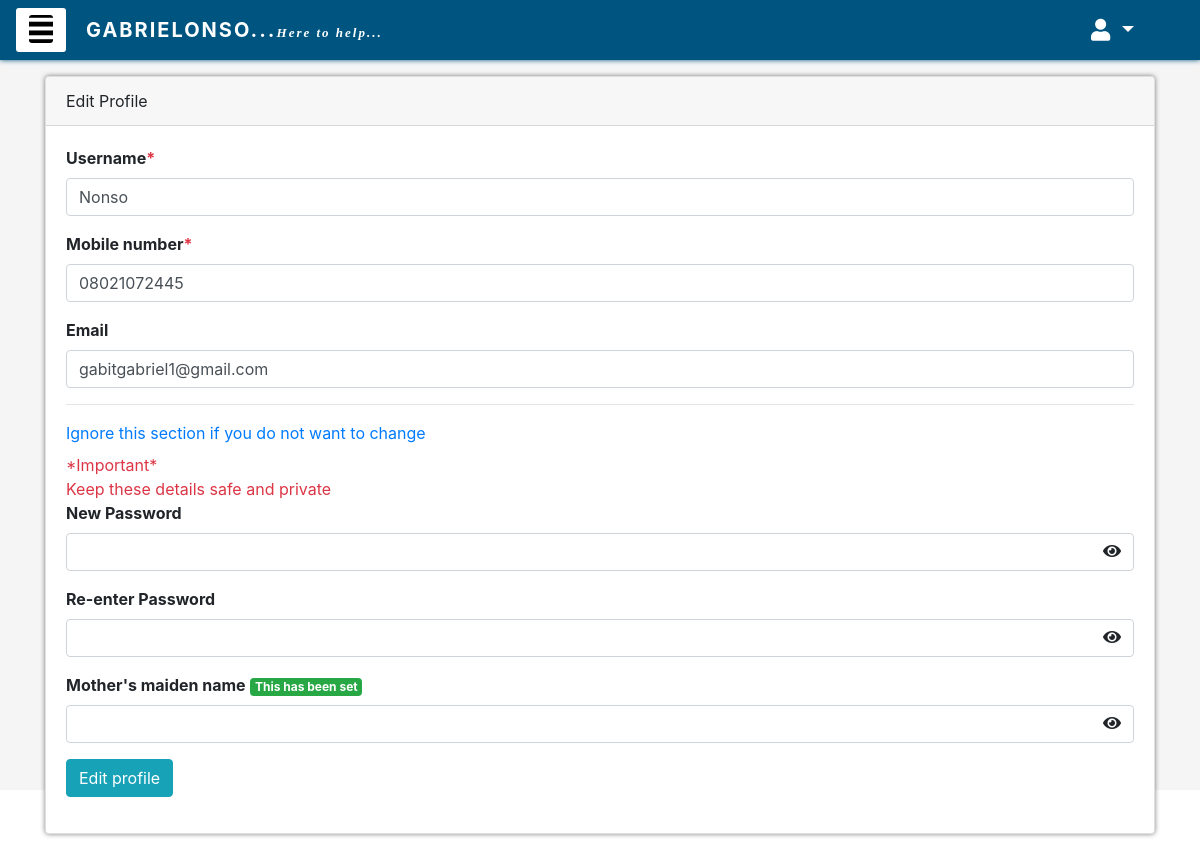
Page /profile.php (signed in) on the committed database.
### tables this page shows
CREATE TABLE `users_tbl` (
  `user_id` int(3) NOT NULL,
  `user_name` varchar(30) NOT NULL,
  `user_mobile_no` varchar(15) DEFAULT NULL,
  `user_email` varchar(50) DEFAULT NULL,
  `user_password` varchar(255) NOT NULL,
  `user_type` enum('master_admin','admin','user') NOT NULL DEFAULT 'user',
  `user_status` enum('active','inactive') DEFAULT NULL,
  `user_last_login` datetime DEFAULT NULL,
  `user_curr_login_status` enum('online','offline') DEFAULT 'offline',
  `user_last_logout` datetime DEFAULT NULL,
  `user_reset_otp` varchar(255) DEFAULT NULL,
  `user_verified` int(5) DEFAULT NULL,
  `user_security_code` varchar(255) DEFAULT NULL
);

### my_db.class.php (called while the page is built, shortened)
<?php
class my_db_action extends myQueries
{
	public function get_users($col,$query_condtn,$bind,$pdo) {
		$sql = "SELECT ".$col." FROM users_tbl WHERE ".$query_condtn."";
		$stmt = $pdo->prepare($sql);
		$stmt->execute($bind);
		$result = $stmt->fetchAll();
		return $result;
	}
}
$actions = new my_db_action();
?>

### profile.php (the view, shortened to what this page needs)
<?php
include 'my_db.class.php';
$user_keys = "user_name,user_mobile_no,user_email,user_status,user_security_code";
$query_condtn = "user_id = :user_id";
$bind_user_vals['user_id'] = $_SESSION['user_id'];
$user_dtl = $actions->get_users($user_keys,$query_condtn,$bind_user_vals,$pdo);
foreach ($user_dtl as $dtl) {
	$user_name = $dtl['user_name'];
	$user_email = $dtl['user_email'];
	$user_mobile_no = $dtl['user_mobile_no'];
	if (isset($dtl['user_security_code']) || $dtl['user_security_code'] != '') {
		$private = '<span class="badge badge-success">This has been set</span>';
	}
	else{
		$private = '<span class="badge badge-danger">*NOTE* This has not been set!</span>';
	}
}
include 'header.php';
?>
<div class="container">
	<div class="card card-default" style="box-shadow: 0 0 5px rgba(0,0,0,0.5);">
		<div class="card-header">Edit Profile</div>
		<div class="card-body">
			<form method="post" id="edit_profile_form">
				<div class="form-group">
					<label class="font-weight-bold" for="user_name">Username</label><span class="text-danger font-weight-bold uname_error" style="position:absolute;"> *</span>
					<input type="text" name="user_name" class="form-control" id="user_name" value="<?php echo $user_name;?>" required>
				</div>
				<div class="form-group">
					<label class="font-weight-bold" for="user_mobile_no">Mobile number</label><span class="text-danger font-weight-bold mobile_error" style="position:absolute;"> *</span>
					<input type="number" name="user_mobile_no" class="form-control" id="user_mobile_no" value="<?php echo $user_mobile_no;?>" required>
				</div>
				<div class="form-group">
					<label class="font-weight-bold" for="user_email">Email</label>
					<input type="email" name="user_email" class="form-control" id="user_email" value="<?php echo $user_email;?>">
				</div>
				<hr>
				<label class="text-primary">Ignore this section if you do not want to change</label>
				<div class ="text-danger">*Important*<br>Keep these details safe and private</div>
				<div class="form-group"  style="position: relative;">
					<label class="font-weight-bold">New Password</label>
					<input type="password" name="user_password" class="form-control" id="user_password">
					<i class="btn fas fa-eye" id="toggle-password" toggle="#user_cpassword" style="position: absolute; top: 50%; right:0"></i>
				</div>
				<div class="form-group"  style="position: relative;">
					<label class="font-weight-bold">Re-enter Password</label>
					<input type="password" name="user_cpassword" class="form-control" id="user_cpassword">
					<i class="btn fas fa-eye" id="toggle-password" toggle="#user_cpassword" style="position: absolute; top: 50%; right:0"></i>
				</div>
				<div class="form-group" style="position: relative;">
					<label class="font-weight-bold">Mother's maiden name </label> <?php echo $private; ?>
					<input type="text" name="user_security_code" class="form-control" >
					<i class="btn fas fa-eye" id="toggle-password" toggle="#user_cpassword" style="position: absolute; top: 50%; right:0"></i>
				</div>
				<div class="form-group">
					<input type="submit" name="edit_profile" class="btn btn-info" id="edit_profile" value="Edit profile">
				</div>
			</form>
		</div>
	</div>
</div>

### style.css (style rules this page uses)
* { margin: 0px; padding: 0px; list-style: none; box-sizing: border-box; text-decoration: none; }

### rows in the picture
users_tbl: user_name "Nonso", user_mobile_no "08021072445", user_email "gabitgabriel1@gmail.com"
